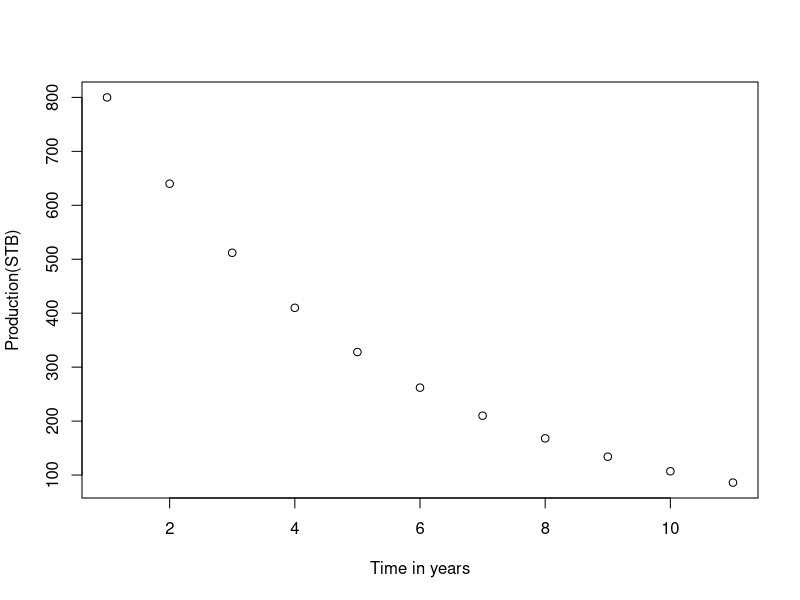

Write the R code that produced this figure.
library(ggplot2)
Pi <- 1000
Duration = 10
DR <- 0.2
df <- NULL

for (i in 0:Duration) {
  
  Pi = Pi- (Pi*DR)
  print(paste(round(Pi,0),i+1))
  
  df <- rbind(df,data.frame(i+1, round(Pi,digits = 0)))
}

names(df)[1] <- "Time"
names(df)[2] <- "Production"

df

plot(df, ylab= "Production(STB)", xlab = "Time in years")

print(paste('the total production is' , sum(df$Production)*365))
#####function--------------------------------------------------------
prod.fun <- function(Pi,t,Dr) {
  df <- NULL
  for (i in 0:t) {
    
    Pi = Pi- (Pi*Dr)
    #print(paste(round(Pi,0),i+1))
    
    df <- rbind(df,data.frame(i, round(Pi,digits = 0)))
  }
  
   names(df)[1] <- "Time"
   names(df)[2] <- "Production"
  
  return(as.data.frame(df))
  
}

prod.fun(1000,10,0.2)
print(df)

######------------------------------------
prod.fun <- function(Pi,t,Dr) {
  df <- NULL
  i <- c(0:t)
if (i < t ){    
    Pi = Pi- (Pi*Dr)
    #print(paste(round(Pi,0),i+1))
    
    df <- rbind(df,data.frame(i, round(Pi,digits = 0)))
  } else {}
  
  names(df)[1] <- "Time"
  names(df)[2] <- "Production"
  
  return(as.data.frame(df))
  
}

